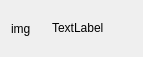
<?xml version="1.0" encoding="UTF-8"?>
<ui version="4.0">
 <class>Activity</class>
 <widget class="QFrame" name="Activity">
  <property name="geometry">
   <rect>
    <x>0</x>
    <y>0</y>
    <width>143</width>
    <height>49</height>
   </rect>
  </property>
  <property name="windowTitle">
   <string>Frame</string>
  </property>
  <layout class="QHBoxLayout" name="horizontalLayout">
   <item>
    <widget class="QLabel" name="imageLabel">
     <property name="minimumSize">
      <size>
       <width>35</width>
       <height>35</height>
      </size>
     </property>
     <property name="maximumSize">
      <size>
       <width>35</width>
       <height>35</height>
      </size>
     </property>
     <property name="text">
      <string>img</string>
     </property>
    </widget>
   </item>
   <item>
    <widget class="QLabel" name="textLabel">
     <property name="text">
      <string>TextLabel</string>
     </property>
     <property name="textFormat">
      <enum>Qt::RichText</enum>
     </property>
     <property name="wordWrap">
      <bool>true</bool>
     </property>
    </widget>
   </item>
  </layout>
 </widget>
 <resources/>
 <connections/>
</ui>
